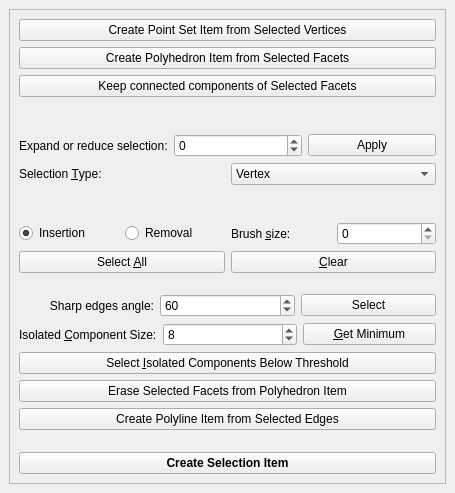
<?xml version="1.0" encoding="UTF-8"?>
<ui version="4.0">
 <class>Selection</class>
 <widget class="QDockWidget" name="Selection">
  <property name="geometry">
   <rect>
    <x>0</x>
    <y>0</y>
    <width>455</width>
    <height>493</height>
   </rect>
  </property>
  <property name="windowTitle">
   <string>Selection</string>
  </property>
  <widget class="QWidget" name="dockWidgetContents">
   <layout class="QVBoxLayout" name="verticalLayout">
    <item>
     <widget class="QScrollArea" name="scrollArea">
      <property name="widgetResizable">
       <bool>true</bool>
      </property>
      <widget class="QWidget" name="scrollAreaWidgetContents">
       <property name="geometry">
        <rect>
         <x>0</x>
         <y>0</y>
         <width>435</width>
         <height>454</height>
        </rect>
       </property>
       <layout class="QVBoxLayout" name="verticalLayout_6">
        <item>
         <layout class="QVBoxLayout" name="verticalLayout_5">
          <item>
           <widget class="QPushButton" name="Create_point_set_item_button">
            <property name="text">
             <string>Create Point Set Item from Selected Vertices</string>
            </property>
           </widget>
          </item>
          <item>
           <widget class="QPushButton" name="Create_polyhedron_item_button">
            <property name="text">
             <string>Create Polyhedron Item from Selected Facets</string>
            </property>
           </widget>
          </item>
          <item>
           <widget class="QPushButton" name="Keep_connected_components_button">
            <property name="toolTip">
             <string extracomment="from selected facets"/>
            </property>
            <property name="text">
             <string>Keep connected components of Selected Facets</string>
            </property>
           </widget>
          </item>
          <item>
           <spacer name="verticalSpacer">
            <property name="orientation">
             <enum>Qt::Vertical</enum>
            </property>
            <property name="sizeHint" stdset="0">
             <size>
              <width>20</width>
              <height>40</height>
             </size>
            </property>
           </spacer>
          </item>
          <item>
           <spacer name="verticalSpacer_2">
            <property name="orientation">
             <enum>Qt::Vertical</enum>
            </property>
            <property name="sizeHint" stdset="0">
             <size>
              <width>20</width>
              <height>40</height>
             </size>
            </property>
           </spacer>
          </item>
          <item>
           <layout class="QHBoxLayout" name="horizontalLayout_8">
            <item>
             <widget class="QLabel" name="label_5">
              <property name="text">
               <string>Expand or reduce selection:</string>
              </property>
             </widget>
            </item>
            <item>
             <widget class="QSpinBox" name="Expand_reduce_spin_box">
              <property name="minimum">
               <number>-50</number>
              </property>
              <property name="maximum">
               <number>50</number>
              </property>
             </widget>
            </item>
            <item>
             <widget class="QPushButton" name="Expand_reduce_button">
              <property name="text">
               <string>Apply</string>
              </property>
             </widget>
            </item>
           </layout>
          </item>
          <item>
           <layout class="QVBoxLayout" name="verticalLayout_3">
            <item>
             <layout class="QHBoxLayout" name="horizontalLayout_4">
              <item>
               <widget class="QLabel" name="label_2">
                <property name="text">
                 <string>Selection &amp;Type:</string>
                </property>
                <property name="buddy">
                 <cstring>Selection_type_combo_box</cstring>
                </property>
               </widget>
              </item>
              <item>
               <widget class="QComboBox" name="Selection_type_combo_box">
                <item>
                 <property name="text">
                  <string>Vertex</string>
                 </property>
                </item>
                <item>
                 <property name="text">
                  <string>Facet</string>
                 </property>
                </item>
                <item>
                 <property name="text">
                  <string>Edge</string>
                 </property>
                </item>
                <item>
                 <property name="text">
                  <string>Connected component (facet)</string>
                 </property>
                </item>
               </widget>
              </item>
             </layout>
            </item>
           </layout>
          </item>
          <item>
           <spacer name="verticalSpacer_1">
            <property name="orientation">
             <enum>Qt::Vertical</enum>
            </property>
            <property name="sizeHint" stdset="0">
             <size>
              <width>20</width>
              <height>40</height>
             </size>
            </property>
           </spacer>
          </item>
          <item>
           <spacer name="verticalSpacer_5">
            <property name="orientation">
             <enum>Qt::Vertical</enum>
            </property>
            <property name="sizeHint" stdset="0">
             <size>
              <width>20</width>
              <height>40</height>
             </size>
            </property>
           </spacer>
          </item>
          <item>
           <layout class="QVBoxLayout" name="verticalLayout_2">
            <item>
             <layout class="QHBoxLayout" name="horizontalLayout_2">
              <item>
               <layout class="QHBoxLayout" name="horizontalLayout">
                <item>
                 <widget class="QRadioButton" name="Insertion_radio_button">
                  <property name="text">
                   <string>Insertion</string>
                  </property>
                  <property name="checked">
                   <bool>true</bool>
                  </property>
                 </widget>
                </item>
                <item>
                 <widget class="QRadioButton" name="Removal_radio_button">
                  <property name="text">
                   <string>Removal</string>
                  </property>
                 </widget>
                </item>
               </layout>
              </item>
              <item>
               <layout class="QVBoxLayout" name="verticalLayout_7">
                <item>
                 <layout class="QHBoxLayout" name="horizontalLayout_6">
                  <item>
                   <widget class="QLabel" name="label">
                    <property name="text">
                     <string>Brush &amp;size:</string>
                    </property>
                    <property name="buddy">
                     <cstring>Brush_size_spin_box</cstring>
                    </property>
                   </widget>
                  </item>
                  <item>
                   <widget class="QSpinBox" name="Brush_size_spin_box"/>
                  </item>
                 </layout>
                </item>
               </layout>
              </item>
             </layout>
            </item>
            <item>
             <layout class="QHBoxLayout" name="horizontalLayout_3">
              <item>
               <widget class="QPushButton" name="Select_all_button">
                <property name="text">
                 <string>Select &amp;All</string>
                </property>
               </widget>
              </item>
              <item>
               <widget class="QPushButton" name="Clear_button">
                <property name="text">
                 <string>&amp;Clear</string>
                </property>
               </widget>
              </item>
             </layout>
            </item>
           </layout>
          </item>
          <item>
           <spacer name="verticalSpacer_3">
            <property name="orientation">
             <enum>Qt::Vertical</enum>
            </property>
            <property name="sizeHint" stdset="0">
             <size>
              <width>20</width>
              <height>40</height>
             </size>
            </property>
           </spacer>
          </item>
          <item>
           <layout class="QHBoxLayout" name="horizontalLayout_7">
            <item>
             <widget class="QLabel" name="label_6">
              <property name="text">
               <string>Sharp edges angle:</string>
              </property>
              <property name="alignment">
               <set>Qt::AlignRight|Qt::AlignTrailing|Qt::AlignVCenter</set>
              </property>
             </widget>
            </item>
            <item>
             <widget class="QSpinBox" name="Sharp_angle_spinbox">
              <property name="sizePolicy">
               <sizepolicy hsizetype="Minimum" vsizetype="Fixed">
                <horstretch>0</horstretch>
                <verstretch>0</verstretch>
               </sizepolicy>
              </property>
              <property name="maximum">
               <number>180</number>
              </property>
              <property name="value">
               <number>60</number>
              </property>
             </widget>
            </item>
            <item>
             <widget class="QPushButton" name="Select_sharp_edges_button">
              <property name="text">
               <string>Select</string>
              </property>
             </widget>
            </item>
           </layout>
          </item>
          <item>
           <layout class="QVBoxLayout" name="verticalLayout_4">
            <item>
             <layout class="QHBoxLayout" name="horizontalLayout_5">
              <item>
               <widget class="QLabel" name="label_3">
                <property name="text">
                 <string>Isolated &amp;Component Size:</string>
                </property>
                <property name="buddy">
                 <cstring>Threshold_size_spin_box</cstring>
                </property>
               </widget>
              </item>
              <item>
               <widget class="QSpinBox" name="Threshold_size_spin_box">
                <property name="maximum">
                 <number>999999999</number>
                </property>
                <property name="value">
                 <number>8</number>
                </property>
               </widget>
              </item>
              <item>
               <widget class="QPushButton" name="Get_minimum_button">
                <property name="text">
                 <string>&amp;Get Minimum</string>
                </property>
               </widget>
              </item>
             </layout>
            </item>
            <item>
             <widget class="QPushButton" name="Select_isolated_components_button">
              <property name="text">
               <string>Select &amp;Isolated Components Below Threshold</string>
              </property>
             </widget>
            </item>
           </layout>
          </item>
          <item>
           <widget class="QPushButton" name="Erase_selected_facets_button">
            <property name="text">
             <string>Erase Selected Facets from Polyhedron Item</string>
            </property>
           </widget>
          </item>
          <item>
           <widget class="QPushButton" name="Create_polyline_item_button">
            <property name="text">
             <string>Create Polyline Item from Selected Edges</string>
            </property>
           </widget>
          </item>
          <item>
           <spacer name="verticalSpacer_4">
            <property name="orientation">
             <enum>Qt::Vertical</enum>
            </property>
            <property name="sizeHint" stdset="0">
             <size>
              <width>20</width>
              <height>40</height>
             </size>
            </property>
           </spacer>
          </item>
          <item>
           <widget class="QPushButton" name="Create_selection_item_button">
            <property name="font">
             <font>
              <weight>75</weight>
              <bold>true</bold>
             </font>
            </property>
            <property name="text">
             <string>Create Selection Item</string>
            </property>
           </widget>
          </item>
         </layout>
        </item>
       </layout>
      </widget>
     </widget>
    </item>
   </layout>
  </widget>
 </widget>
 <resources/>
 <connections/>
</ui>
